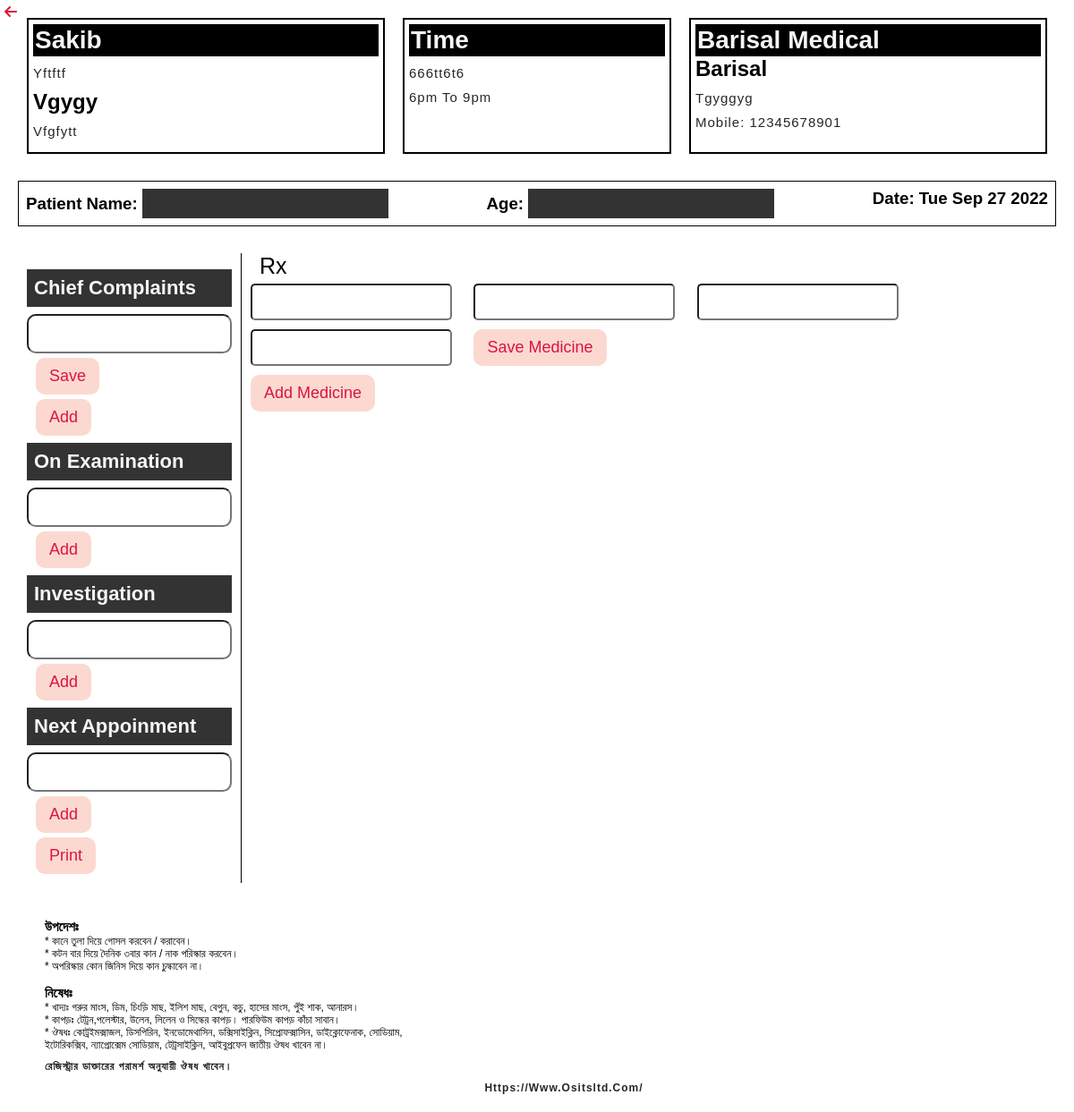
The app's page /prescription.php?idno=40 (signed in) with its own data.
### tables this page shows
CREATE TABLE `addchember` (
  `id` int(4) NOT NULL,
  `aid` int(5) NOT NULL,
  `chember_name` varchar(100) NOT NULL,
  `location` varchar(100) NOT NULL,
  `phn` varchar(30) NOT NULL,
  `location_details` varchar(255) NOT NULL,
  `day` varchar(40) NOT NULL,
  `time` varchar(30) NOT NULL
);

### prescription.php (the view, shortened to what this page needs)
<?php
include 'config.php';
$id=$_GET['idno'];
$select="SELECT * FROM `addchember` WHERE id='$id'";
$query=mysqli_query($con,$select);
$row=mysqli_fetch_assoc($query);
?>
<!DOCTYPE html>
<html lang="en">
<head>
    <link rel="stylesheet" href="pre.css">
    <link rel="stylesheet" href="css/all.min.css"  />
    <link rel="stylesheet" href="css/fontawesome.min.css">
    <link rel="stylesheet" href="css/all.css">
    <link rel="stylesheet" href="https://cdnjs.cloudflare.com/ajax/libs/font-awesome/6.2.0/css/all.min.css" />
</head>
<body>
    <div class="container">
        <a href="home.php"><i class="fa-solid fa-arrow-left"></i></a>
        <div class="content">
            <div class="card1">
                <h1><?php echo $_SESSION['name']; ?> </h1>
                <p><?php echo $_SESSION['descrive']; ?></p>
                <h2><?php echo $_SESSION['designation']; ?></h2>
                <p><?php echo $_SESSION['work']; ?></p>
            </div>
            <div class="card2">
                <h1>time</h1>
                <p><?php echo $row['day'];  ?></p>
                <p><?php echo $row['time'];  ?></p>
            </div>
            <div class="card3">
                <h1><?php echo $row['chember_name'] ;?></h1>
                <h2><?php echo $row['location'] ;?></h2>
                <p><?php echo $row['location_details']; ?>
                    <p>mobile: <span><?php echo $row['phn'] ;?></span>
           </p>
                </p>
            </div>
        </div>
       <div class="patient">
        <div class="about-patient">
            <h3>patient  name: <input class="name" type="text"></h3>
        </div>
        <div class="about-patient">
            <h3>age: <input class="age" type="text"></h3>
        </div>
        <div class="about-patient">
            <h3>date: <span id="time"></span></h3>
        </div>
       </div>
<div class="patient-info">
<div class="complain-list">
<div class="complain">
    <h3>chief complaints</h3>
    <form  method="POST" autocomplete="on">
    <input list="browsers" class="browsers" id="input" name="complaints"  onfocus="this.value=''" autocomplete="name"  >
        <input type="submit"  class="btn" name="add" value="save">
        </form>
    <button id="add"  class="btn">add</button>
   </div>
   <div class="complain">
    <h3>on examination</h3>
    <input list="examination" class="browsers" id="input1" name="inputbtn" onfocus="this.value=''"  > <input type="submit" id="add1" class="btn" name="inputbtn" value="add">
   </div>
   <div class="complain">
    <h3>investigation</h3>
    <input list="investigation" class="browsers"  id="input2" name="inputbtn" onfocus="this.value=''" autocomplete="on" >  <input type="submit" id="add2" class="btn" name="inputbtn" value="add">
   </div>
   <div class="complain">
    <h3>next appoinment</h3>
    <input list="diagnosis" class="browsers" id="input3" name="inputbtn" onfocus="this.value=''" ><input type="submit" id="add3" class="btn" name="inputbtn" value="add">
</div>
<button onclick="window.print()" class="btn" id="prinn">print</button>
</div>
<br><br><br>
<div class="flex">
<span class="rx" >rx</span>
<div class="medicine_group">
    <form action="">
<input class="medicine_input" type="text" list="medicine" id="medi" name="inputbtn" onfocus="this.value=''" >
   <input class="medicine_input" type="text" list="when" id="medi2" name="inputbtn" onfocus="this.value=''" >
   <input class="medicine_input" type="text" list="food" id="medi3" name="inputbtn" onfocus="this.value=''" >
   <input class="medicine_input" type="text"  id="medi4" name="inputbtn">
   <input type="submit"  class="btn"  value="save medicine"  >
   </form>
   <input type="submit" id="medicinebtn" class="btn" name="inputbtn" value="add medicine"  >
</div>
</div>
    </div>
<div class="rules">
<dl>
       <dt>উপদেশঃ</dt>
       <dd>* কানে তুলা দিয়ে গোসল করবেন / করাবেন।</dd>
       <dd>* কটন বার দিয়ে দৈনিক ৩বার কান / নাক পরিস্কার করবেন।</dd>
       <dd>* অপরিস্কার কোন জিনিস দিয়ে কান চুল্কাবেন না।</dd>
       <br>
       <dt>নিষেধঃ</dt>
       <dd>* খাদ্যঃ গরুর মাংস, ডিম, চিংড়ি মাছ, ইলিশ মাছ, বেগুন, কচু, হাসের মাংস, পুঁই শাক, আনারস।</dd>
       <dd>* কাপড়ঃ টেট্রন,পলেস্টার, উলেন, লিলেন ও সিল্কের কাপড়। পারফিউম কাপড় কাঁচা সাবান। </dd>
       <dd>* ঔষধঃ কোট্রইমক্সাজল, ডিসপিরিন, ইনডোমেথাসিন, ডক্সিসাইক্লিন, সিপ্রোফক্সাসিন, ডাইক্লোফেনাক, সোডিয়াম, <br> ইটোরিকক্সিব, ন্যাপ্রোক্সেম সোডিয়াম, টেট্রসাইক্লিন, আইবুপ্রফেন জাতীয় ঔষধ খাবেন না।</dd>
       </dl>
       <p>রেজিস্ট্রার ডাক্তারের পরামর্শ অনুযায়ী ঔষধ খাবেন।</p>
       <p class="f" style="margin: 0 auto; text-align:center; opacity:5;">https://www.ositsltd.com/</p>
</div>
    </div>
</body>
</html>

### pre.css (style rules this page uses)
* { font-family: 'Rubik', sans-serif; margin: 0; padding: 0; box-sizing: border-box; text-decoration: none; text-transform: capitalize; outline: none; }
.container { width: 100%; object-fit: contain; background-color: #fff; padding: 20px; }
.container a { position: absolute; top: 5px; left: 5px; color: crimson; }
.container .content { display: flex; justify-content: space-between; }
.container .card1 { flex: 1 1 300px; border: 2px solid black; padding: 5px; text-align: justify; margin: 0 10px; height: auto; }
.container .card2 { border: 2px solid black; padding: 5px; flex: 1 1 200px; text-align: justify; margin: 0 10px; }
.container .card3 { border: 2px solid black; flex: 1 1 300px; padding: 5px; text-align: justify; margin: 0 10px; }
.container h1 { background-color: black; font-weight: 700; padding: 2px; color: whitesmoke; justify-content: center; font-size: 28px; }
.container p { margin: 10px 0; color: rgb(41, 37, 37); font-size: 15px; letter-spacing: 1px; }
.container .patient { display: flex; justify-content: space-between; border: 1px solid black; margin: 30px 0; padding: 8px; width: 100%; }
.container .patient .name, .container .patient .age { border: none; outline: none; font-size: 20px; background-color: #333; color: whitesmoke; padding: 5px; }
.complain-list { border-right: 1px solid black; max-width: 250px; padding: 10px; }
.patient-info { width: 100%; }
.complain h3 { font-size: 22px; background-color: #333; color: whitesmoke; padding: 8px; margin: 8px 0; }
.patient-info { display: flex; }
.browsers { width: 100%; height: 30px; font-size: 25px; padding: 20px 10px; border-radius: 10px; }
.medicine_input { margin: 5px 10px; padding: 10px; font-size: 15px; font-weight: 700; border-radius: 5px; }
.btn { border-radius: 10px; background-color: #fbd9d0; color: crimson; padding: 10px 15px; font-size: 18px; margin-top: 5px; outline: none; margin-left: 10px; border: none; cursor: pointer; transition: .2s ease; }
.rules { margin-top: 10px; margin-left: 10px; width: 100%; padding: 20px; font-size: 12px; position: absolute; }
.rules dt { font-weight: bold; font-size: 15px; }
.rules dd { font-size: 12px; }
.rules p { margin-top: 10px; font-size: 12px; font-weight: bold; }
.rx { margin-left: 20px; font-size: 25px; }
html { overflow-x: hidden; scroll-behavior: smooth; }

### records on screen
addchember: day "666tt6t6", time "6pm To 9pm", chember_name "Barisal Medical", location "Barisal", location_details "Tgyggyg", phn "12345678901"

### other values on screen
$_SESSION['name'] "Sakib"
$_SESSION['descrive'] "Yftftf"
$_SESSION['designation'] "Vgygy"
$_SESSION['work'] "Vfgfytt"
